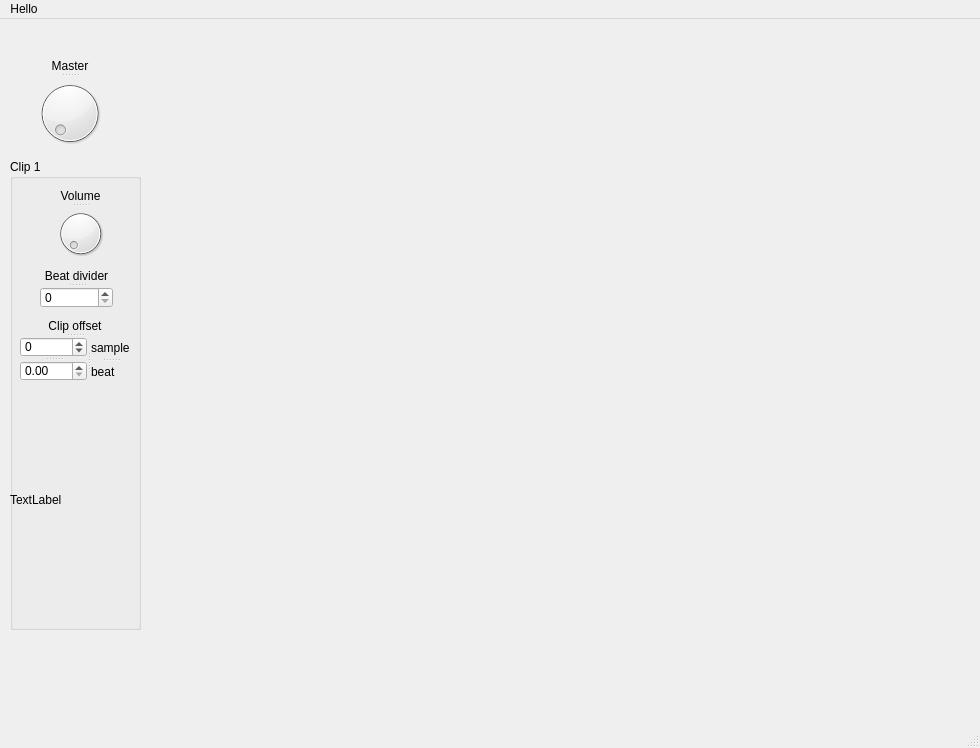
<?xml version="1.0" encoding="UTF-8"?>
<ui version="4.0">
 <class>MainWindow</class>
 <widget class="QMainWindow" name="MainWindow">
  <property name="geometry">
   <rect>
    <x>0</x>
    <y>0</y>
    <width>980</width>
    <height>748</height>
   </rect>
  </property>
  <property name="windowTitle">
   <string>MainWindow</string>
  </property>
  <widget class="QWidget" name="centralwidget">
   <widget class="QGroupBox" name="groupBox">
    <property name="geometry">
     <rect>
      <x>10</x>
      <y>140</y>
      <width>131</width>
      <height>471</height>
     </rect>
    </property>
    <property name="title">
     <string>Clip 1</string>
    </property>
    <widget class="QSplitter" name="splitter_5">
     <property name="geometry">
      <rect>
       <x>10</x>
       <y>160</y>
       <width>110</width>
       <height>63</height>
      </rect>
     </property>
     <property name="orientation">
      <enum>Qt::Vertical</enum>
     </property>
     <widget class="QLabel" name="label_3">
      <property name="text">
       <string>Clip offset</string>
      </property>
      <property name="alignment">
       <set>Qt::AlignBottom|Qt::AlignHCenter</set>
      </property>
     </widget>
     <widget class="QSplitter" name="splitter_4">
      <property name="orientation">
       <enum>Qt::Horizontal</enum>
      </property>
      <widget class="QSplitter" name="splitter_2">
       <property name="orientation">
        <enum>Qt::Vertical</enum>
       </property>
       <widget class="QSpinBox" name="frame_offset">
        <property name="minimum">
         <number>-4410000</number>
        </property>
        <property name="maximum">
         <number>4410000</number>
        </property>
       </widget>
       <widget class="QDoubleSpinBox" name="beat_offset">
        <property name="maximum">
         <double>20.000000000000000</double>
        </property>
        <property name="singleStep">
         <double>0.500000000000000</double>
        </property>
       </widget>
      </widget>
      <widget class="QSplitter" name="splitter_3">
       <property name="orientation">
        <enum>Qt::Vertical</enum>
       </property>
       <widget class="QLabel" name="label_2">
        <property name="text">
         <string>sample</string>
        </property>
       </widget>
       <widget class="QLabel" name="label">
        <property name="text">
         <string>beat</string>
        </property>
       </widget>
      </widget>
     </widget>
    </widget>
    <widget class="QSplitter" name="splitter">
     <property name="geometry">
      <rect>
       <x>30</x>
       <y>110</y>
       <width>73</width>
       <height>39</height>
      </rect>
     </property>
     <property name="orientation">
      <enum>Qt::Vertical</enum>
     </property>
     <widget class="QLabel" name="label_4">
      <property name="text">
       <string>Beat divider</string>
      </property>
      <property name="alignment">
       <set>Qt::AlignBottom|Qt::AlignHCenter</set>
      </property>
     </widget>
     <widget class="QSpinBox" name="beat_diviser"/>
    </widget>
    <widget class="QLabel" name="clip_description">
     <property name="geometry">
      <rect>
       <x>0</x>
       <y>230</y>
       <width>131</width>
       <height>221</height>
      </rect>
     </property>
     <property name="text">
      <string>TextLabel</string>
     </property>
    </widget>
    <widget class="QSplitter" name="splitter_7">
     <property name="geometry">
      <rect>
       <x>40</x>
       <y>30</y>
       <width>61</width>
       <height>71</height>
      </rect>
     </property>
     <property name="orientation">
      <enum>Qt::Vertical</enum>
     </property>
     <widget class="QLabel" name="label_5">
      <property name="text">
       <string>Volume</string>
      </property>
      <property name="alignment">
       <set>Qt::AlignCenter</set>
      </property>
     </widget>
     <widget class="QDial" name="clip_volume">
      <property name="enabled">
       <bool>true</bool>
      </property>
      <property name="autoFillBackground">
       <bool>false</bool>
      </property>
      <property name="maximum">
       <number>256</number>
      </property>
      <property name="singleStep">
       <number>1</number>
      </property>
     </widget>
    </widget>
   </widget>
   <widget class="QWidget" name="gridLayoutWidget">
    <property name="geometry">
     <rect>
      <x>149</x>
      <y>9</y>
      <width>711</width>
      <height>661</height>
     </rect>
    </property>
    <layout class="QGridLayout" name="gridLayout"/>
   </widget>
   <widget class="QSplitter" name="splitter_6">
    <property name="geometry">
     <rect>
      <x>20</x>
      <y>40</y>
      <width>100</width>
      <height>91</height>
     </rect>
    </property>
    <property name="orientation">
     <enum>Qt::Vertical</enum>
    </property>
    <widget class="QLabel" name="label_6">
     <property name="text">
      <string>Master</string>
     </property>
     <property name="alignment">
      <set>Qt::AlignCenter</set>
     </property>
    </widget>
    <widget class="QDial" name="master_volume">
     <property name="maximum">
      <number>256</number>
     </property>
    </widget>
   </widget>
  </widget>
  <widget class="QMenuBar" name="menubar">
   <property name="geometry">
    <rect>
     <x>0</x>
     <y>0</y>
     <width>980</width>
     <height>20</height>
    </rect>
   </property>
   <widget class="QMenu" name="menuHello">
    <property name="title">
     <string>Hello</string>
    </property>
   </widget>
   <addaction name="menuHello"/>
  </widget>
  <widget class="QStatusBar" name="statusbar"/>
 </widget>
 <resources/>
 <connections/>
</ui>
